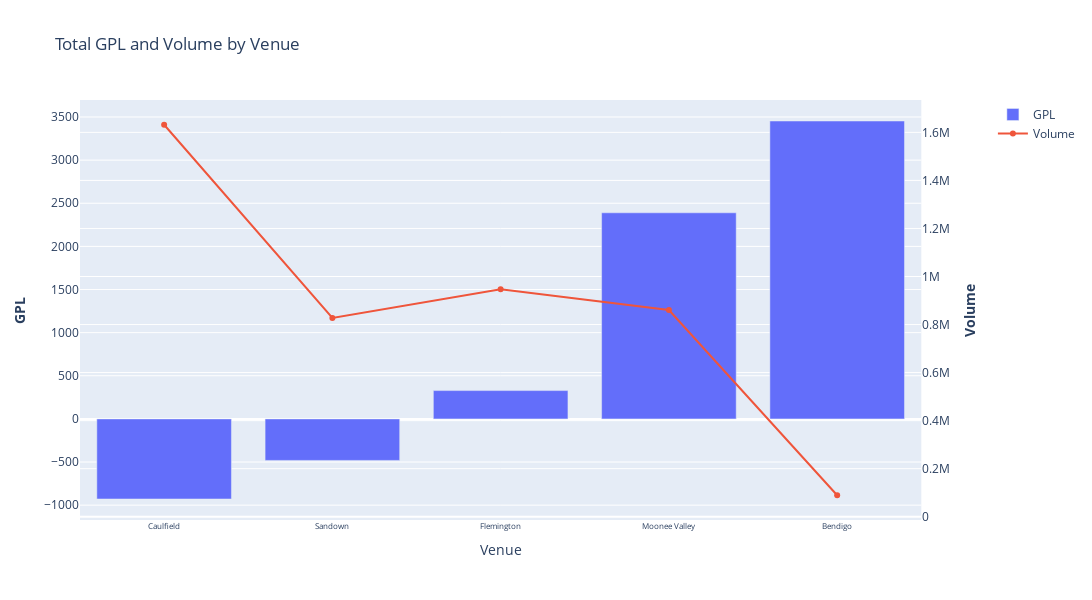

Here is the notebook cell this chart was saved with:
### Code cell
from plotly.subplots import make_subplots

fig = make_subplots(specs=[[{"secondary_y": True}]])

# Add traces
fig.add_trace(
    go.Bar(x=venue_summary['venue'], y=venue_summary['gpl'], name="GPL"),
    secondary_y=False,
)
fig.add_trace(
    go.Scatter(x=venue_summary['venue'], y=venue_summary['vol'], name="Volume"),
    secondary_y=True,
)

# Add figure title
fig.update_layout(
    title_text="Total GPL and Volume by Venue"
)

# Set x-axis title
fig.update_xaxes(title_text="Venue")

# Set y-axes titles
fig.update_yaxes(title_text="<b>GPL</b>", secondary_y=False)
fig.update_yaxes(title_text="<b>Volume</b>", secondary_y=True)

tickvals = venue_summary['venue'].tolist()
ticktext = venue_summary['venue'].tolist()

fig.update_xaxes(tickvals=tickvals, ticktext=ticktext)
# Increase the graph size
fig.update_layout(width=1300, height=600)

# Reduce the x-axis label font size
fig.update_xaxes(tickfont=dict(size=8))

fig.show()

### Figure 1 — Plotly figure (JSON) as saved in the notebook; plotly's stock layout.template omitted (floating-point values rounded to 4 significant figures)
{"data": [{"name": "GPL", "type": "bar", "x": ["Caulfield", "Sandown", "Flemington", "Moonee Valley", "Bendigo"], "xaxis": "x", "y": [-928.5, -481.1, 328.3, 2390.0, 3454.0], "yaxis": "y"}, {"name": "Volume", "type": "scatter", "x": ["Caulfield", "Sandown", "Flemington", "Moonee Valley", "Bendigo"], "xaxis": "x", "y": [1632000.0, 827600.0, 946700.0, 860500.0, 89370.0], "yaxis": "y2"}], "layout": {"height": 600, "title": {"text": "Total GPL and Volume by Venue"}, "width": 1300, "xaxis": {"anchor": "y", "domain": [0, 0.94], "tickfont": {"size": 8}, "ticktext": ["Caulfield", "Sandown", "Flemington", "Moonee Valley", "Bendigo"], "tickvals": ["Caulfield", "Sandown", "Flemington", "Moonee Valley", "Bendigo"], "title": {"text": "Venue"}}, "yaxis": {"anchor": "x", "domain": [0, 1], "title": {"text": "<b>GPL</b>"}}, "yaxis2": {"anchor": "x", "overlaying": "y", "side": "right", "title": {"text": "<b>Volume</b>"}}}}
